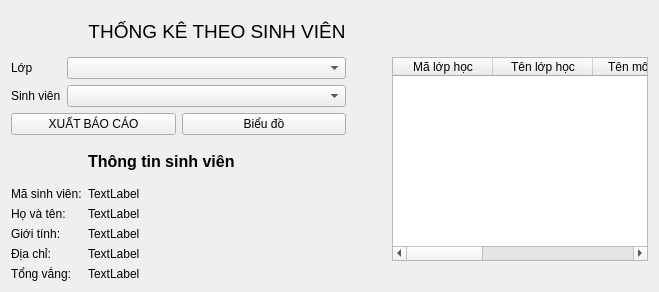
          <widget class="QWidget" name="tab_2">
           <attribute name="title">
            <string>Sinh viên</string>
           </attribute>
           <attribute name="toolTip">
            <string>Thống kê theo từng sinh viên</string>
           </attribute>
           <layout class="QGridLayout" name="gridLayout_9">
            <item row="0" column="3">
             <spacer name="verticalSpacer_5">
              <property name="orientation">
               <enum>Qt::Vertical</enum>
              </property>
              <property name="sizeType">
               <enum>QSizePolicy::Fixed</enum>
              </property>
              <property name="sizeHint" stdset="0">
               <size>
                <width>20</width>
                <height>40</height>
               </size>
              </property>
             </spacer>
            </item>
            <item row="5" column="1">
             <widget class="QLabel" name="txt_TK_HS_tenSV">
              <property name="text">
               <string>TextLabel</string>
              </property>
             </widget>
            </item>
            <item row="1" column="0" colspan="2">
             <layout class="QFormLayout" name="formLayout_21">
              <item row="0" column="0">
               <widget class="QLabel" name="label_51">
                <property name="text">
                 <string>Lớp</string>
                </property>
               </widget>
              </item>
              <item row="0" column="1">
               <widget class="QComboBox" name="cbb_TK_SV_Lop"/>
              </item>
              <item row="1" column="0">
               <widget class="QLabel" name="label_52">
                <property name="text">
                 <string>Sinh viên</string>
                </property>
               </widget>
              </item>
              <item row="1" column="1">
               <widget class="QComboBox" name="cbb_TK_SV_sv">
                <property name="styleSheet">
                 <string notr="true">float: left;</string>
                </property>
               </widget>
              </item>
             </layout>
            </item>
            <item row="2" column="0" colspan="2">
             <layout class="QHBoxLayout" name="horizontalLayout_9">
              <item>
               <widget class="QPushButton" name="btn_TK_SV_xuat">
                <property name="text">
                 <string>XUẤT BÁO CÁO</string>
                </property>
               </widget>
              </item>
              <item>
               <widget class="QPushButton" name="btn_TK_HS_bieuDo">
                <property name="text">
                 <string>Biểu đồ</string>
                </property>
               </widget>
              </item>
             </layout>
            </item>
            <item row="1" column="3" rowspan="7">
             <widget class="QTableWidget" name="tw_TK_SV">
              <column>
               <property name="text">
                <string>Mã lớp học</string>
               </property>
              </column>
              <column>
               <property name="text">
                <string>Tên lớp học</string>
               </property>
              </column>
              <column>
               <property name="text">
                <string>Tên môn học</string>
               </property>
              </column>
              <column>
               <property name="text">
                <string>Tổng vắng</string>
               </property>
              </column>
              <column>
               <property name="text">
                <string>Số buổi học</string>
               </property>
              </column>
              <column>
               <property name="text">
                <string>Tỉ lệ đi học(%)</string>
               </property>
              </column>
             </widget>
            </item>
            <item row="5" column="0">
             <widget class="QLabel" name="label_39">
              <property name="text">
               <string>Họ và tên:</string>
              </property>
             </widget>
            </item>
            <item row="8" column="1">
             <widget class="QLabel" name="txt_TK_HS_TongV">
              <property name="text">
               <string>TextLabel</string>
              </property>
             </widget>
            </item>
            <item row="0" column="1">
             <widget class="QLabel" name="label_54">
              <property name="font">
               <font>
                <pointsize>14</pointsize>
               </font>
              </property>
              <property name="text">
               <string>THỐNG KÊ THEO SINH VIÊN</string>
              </property>
              <property name="alignment">
               <set>Qt::AlignCenter</set>
              </property>
             </widget>
            </item>
            <item row="0" column="0">
             <spacer name="horizontalSpacer_4">
              <property name="orientation">
               <enum>Qt::Horizontal</enum>
              </property>
              <property name="sizeType">
               <enum>QSizePolicy::Fixed</enum>
              </property>
              <property name="sizeHint" stdset="0">
               <size>
                <width>40</width>
                <height>20</height>
               </size>
              </property>
             </spacer>
            </item>
            <item row="3" column="0">
             <spacer name="verticalSpacer_6">
              <property name="orientation">
               <enum>Qt::Vertical</enum>
              </property>
              <property name="sizeType">
               <enum>QSizePolicy::Fixed</enum>
              </property>
              <property name="sizeHint" stdset="0">
               <size>
                <width>20</width>
                <height>40</height>
               </size>
              </property>
             </spacer>
            </item>
            <item row="8" column="0">
             <widget class="QLabel" name="label_43">
              <property name="text">
               <string>Tổng vắng:</string>
              </property>
             </widget>
            </item>
            <item row="6" column="1">
             <widget class="QLabel" name="txt_TK_HS_GioiTinh">
              <property name="text">
               <string>TextLabel</string>
              </property>
             </widget>
            </item>
            <item row="7" column="1">
             <widget class="QLabel" name="txt_TK_HS_diaChi">
              <property name="text">
               <string>TextLabel</string>
              </property>
             </widget>
            </item>
            <item row="6" column="0">
             <widget class="QLabel" name="label_35">
              <property name="text">
               <string>Giới tính:</string>
              </property>
             </widget>
            </item>
            <item row="7" column="0">
             <widget class="QLabel" name="label_34">
              <property name="text">
               <string>Địa chỉ:</string>
              </property>
             </widget>
            </item>
            <item row="3" column="1">
             <widget class="QLabel" name="label_37">
              <property name="font">
               <font>
                <pointsize>12</pointsize>
                <weight>75</weight>
                <bold>true</bold>
               </font>
              </property>
              <property name="text">
               <string>Thông tin sinh viên</string>
              </property>
             </widget>
            </item>
            <item row="4" column="0">
             <widget class="QLabel" name="label_40">
              <property name="text">
               <string>Mã sinh viên:</string>
              </property>
             </widget>
            </item>
            <item row="3" column="2">
             <spacer name="horizontalSpacer_3">
              <property name="orientation">
               <enum>Qt::Horizontal</enum>
              </property>
              <property name="sizeType">
               <enum>QSizePolicy::Fixed</enum>
              </property>
              <property name="sizeHint" stdset="0">
               <size>
                <width>40</width>
                <height>20</height>
               </size>
              </property>
             </spacer>
            </item>
            <item row="4" column="1">
             <widget class="QLabel" name="txt_TK_HS_masv">
              <property name="text">
               <string>TextLabel</string>
              </property>
             </widget>
            </item>
           </layout>
          </widget>
